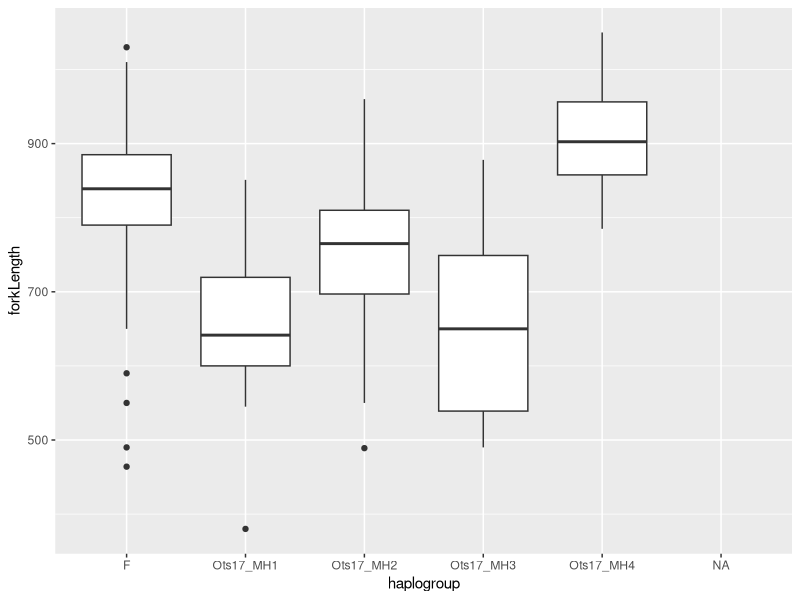

Write R code to recreate this figure.
library(tidyr)
library(dplyr)
library(readxl)
library(ggplot2)


#some basics about this data:
#These are a subset of Chinook salmon samples from one of my projects

#Samples were genotyped either using RADseq or GT-seq
#with the goal of assigning Y-chromosome haplogroups to each sample
#GT-seq samples were also assigned a genetic sex by sequencing the sex determining gene
#Some samples were sequenced with both RADseq and GTseq to test for concordance of haplogroup assignment

#Phenotypic data includes morphological sex(assigned with various methods),
#fork length (cm), weight (kg), and freshwater and salwater age
#There is a lot of missing data for phenotypes

#I'll walk you through using the tidyverse to manipulate, filter, and summarize the data
#in ways that were useful for my project


#set working directory to wherever you have saved the example data and the code
setwd("C:/Rclub_tidyverse/")

#load example data
chinData<-read_xlsx("tidyverseExampleData.xlsx",sheet="Sheet1")

#look at example data
head(chinData)
#hopefully the column names are self-explanatory, the two whose names may need some explanation are
#FWage which is freshwater age and SWage which is saltwater age



##############################
#Separate and unite functions

#the separate function splits one column into multiple columns while the unite column combines multiple columns
#into a single column.

#separate splits based on non-alphanumeric characters by default, but a delimiter can be specified with
#the sep option

#both commands remove the original column(s) by default.  This can be changed with the remove=FALSE option


#Lets add a population column to the data. 
#The sample names use a standardized format where the population ID is separated from the sample ID 
#using an underscore
#we can use the separate command to split the sample column into a population and sample number column

#look at example data again
head(chinData)

chinData %>% separate(Sample,into=c("pop","sampleID"))

#you'll notice that the original Sample column is gone, we can keep this using the remove=FALSE option if we want
chinData %>% separate(Sample,into=c("pop","sampleID"),remove=FALSE)

#let's pretend that the population and sample ID columns were separate to begin with, and that we need
#to combine them into the full sample name

#we'll start by separating the Sample name and saving as a new object
chinData_sampleSplit<-chinData %>% separate(Sample,into=c("pop","sampleID"))

#double check that this looks correct
chinData_sampleSplit
#note that we're not using the head command anymore since manipulating the data with tidy functions
#has converted this into a tibble

#make an new Sample column using the unite function
chinData_sampleSplit %>% unite(Sample,pop,sampleID,sep="_")
#you can see we now have the Sample column as it was in the original dataset



##############################
#Select

#The select function is used to select or remove columns from the dataset.
#This website is useful for more comprehensive details of select:
#https://dplyr.tidyverse.org/reference/select.html

#look at data again
head(chinData)

#Giving the select function a list of columns means those are the columns to keep.
chinData %>% separate(Sample,into=c("pop","sampleID"),remove=FALSE) %>%
  select(c("Sample","Source"))
#this keeps only the Sample and Source columns

#adding a - in from of the column names means these are columns to remove
chinData %>% separate(Sample,into=c("pop","sampleID"),remove=FALSE) %>%
  select(c(-"Sample",-"Source"))
#this keeps all columns except Sample and Source

#lets remove the sampleID column from our dataset going forward because it isn't really useful
chinData %>% separate(Sample,into=c("pop","sampleID"),remove=FALSE) %>%
  select(-sampleID)

#This is fine, but what if we want the population column to be first
#we can also reorder columns using select.
chinData %>% separate(Sample,into=c("pop","sampleID"),remove=FALSE) %>%
  select(-sampleID) %>% select(pop,everything())
#now the population column is first

##############################
#Mutate

#the mutate function can be used to add new columns, or update an existing column in a dataframe
#This website is useful for more comprehensive details of mutate:
#https://dplyr.tidyverse.org/reference/mutate.html

#lets use mutate to add a total age column that is the sum of the freswater age and saltwater age columns
chinData %>% separate(Sample,into=c("pop","sampleID"),remove=FALSE) %>%
  select(-sampleID) %>% select(pop,everything()) %>%
  mutate(totAge=FWage+SWage)

#at this step I'm going to save the manipulated data as a new R object
#This isn't necessary but will keep the code in the following examples cleaner
chinData_processed<-chinData %>% separate(Sample,into=c("pop","sampleID"),remove=FALSE) %>%
  select(-sampleID) %>% select(pop,everything()) %>%
  mutate(totAge=FWage+SWage)

chinData_processed

##############################
#Filter function

#The filter function returns rows based on a specified criteria
#Lets try a few different ways to filter
#This website is useful for more comprehensive details of filter:
#https://dplyr.tidyverse.org/reference/filter.html

chinData_processed
#you can see there are 651 rows in the original dataset (first 10 shown with 641 more)

#these samples were genotyped with RADseq and with GT-seq data
#lets filter the data to just ghe GT-seq genotyped samples
chinData_processed %>% filter(Source=="GTseq")
#now there are 395 rows

#we can filter to samples that were assigned a phenotypic sex
chinData_processed %>% filter(phenoSex %in% c("M","F"))
#not that the %in% operator lets you identify samples that matched either M or F for phenoSex

#we can filter to samples that were not assigned a phenotypic sex
chinData_processed %>% filter(!phenoSex %in% c("M","F"))
#adding the ! in front of the variable means you are keeping samples that do not match this criteria

#lets do a numeric filter on the RADseq genotype rate
#we'll identify really bad samples with less than 70% of the loci genotyped
chinData_processed %>% filter(RADgenoRate<=0.7)
#there are none, that's a good sign

#lets find samples with less than 90%
chinData_processed %>% filter(RADgenoRate<=0.9)

#Finally, lets exclude all samples that are missing length data
chinData_processed %>% filter(!is.na(forkLength))
#the is.na function tests if cells in this column are NA
#combining this with ! means wer are keeping samples that are not NA


##############################
#Arrange function

#The arrange function lets you sort data based on one or more columns
#the order matters, rows will be arranged by each variable sequentially
#sorting is in ascending order by default, can be changed to descending oder using desc()
#This website is useful for more comprehensive details of arrange: 
#https://dplyr.tidyverse.org/reference/arrange.html

chinData_processed

#let's arrange samples by state and data source
chinData_processed %>% arrange(state, Source)

#how about by state and population
chinData_processed %>% arrange(state, pop)

#we can keep adding sorting variables as desired
chinData_processed %>% arrange(state, pop, Source)

#we can revers the sort order by using desc
chinData_processed %>% arrange(desc(state), pop, Source)
#now state is sorted in reverse alphabetical order



##############################
#Group_by and summarize

#group_by is useful for grouping observations by variables, but by itself it doesn't really do anything
#I use it in combination with the summarize function to give useful data summaries
#This website is useful for more comprehensive details of group_by: 
#https://dplyr.tidyverse.org/reference/group_by.html

#see what happens when using group_by
chinData_processed %>%
  group_by(pop,phenoSex)
#nothing really looks different, let's combine it with summarize to do something useful


#Summarize

#the summarize command gives data summaries for specified groupings, it does remove other columns though
#This website is useful for more comprehensive details of summarize: 
#https://dplyr.tidyverse.org/reference/summarise.html

#get the number of individuals of each sex in each population
chinData_processed %>%
  group_by(pop,phenoSex) %>% 
  summarize(count=n())

#get the proportion of individuals of each sex in each population
chinData_processed %>%
  group_by(pop,phenoSex) %>% 
  summarize(count=n()) %>%
  mutate(freq=count/sum(count))
#mutate operated on the grouped variables, giving the frequency of each sex within the populations

#get the average length by sex in each population
chinData_processed %>%
  group_by(pop,phenoSex) %>% 
  summarize(avgLength=mean(forkLength,na.rm=TRUE))
#we need to include na.rm=TRUE to remove NA values, 
#otherwise populations with any missing values will have an NA for the mean


#the order of the grouping variable matters, this is what happens when we reverse the grouping order
chinData_processed %>%
  group_by(phenoSex,pop) %>% 
  summarize(count=n())




##############################
#Pivoting (pivot wider, pivot longer)

#pivoting makes long datasets wider (pivot_wider) or wide datasets longer (pivot_longer)
#this can be used to make untidy data tidy, or in this example it can be used to format
#data into tables for publication

#we'll start with the summary of average length by sex per population that we did in the last example
#This is a long dataset, it has many rows and few columns
#This format is tidy but in this case it isn't useful for publication
#lets make thsi wider, splitting the phenoSex column by variable into new columns
chinData_processed %>%
  group_by(pop,phenoSex) %>% 
  summarize(avgLength=mean(forkLength,na.rm=TRUE)) %>%
  pivot_wider(names_from=phenoSex, values_from=avgLength)
#this format is much better for publication



##############################
#plotting results of commands

#one of the nice things with tidyr is that the manipulated data can be easily fed in to ggplot
#this makes it very easy to make plots, and to plot results of different filters etc..

chinData_processed

#let's look at the distribution of fork length by haplogroup
chinData_processed %>%
  ggplot(data=.) + geom_boxplot(aes(x=haplogroup,y=forkLength))



#this are commands that I commonly use int he tidyverse but this really just scratches the surface.

